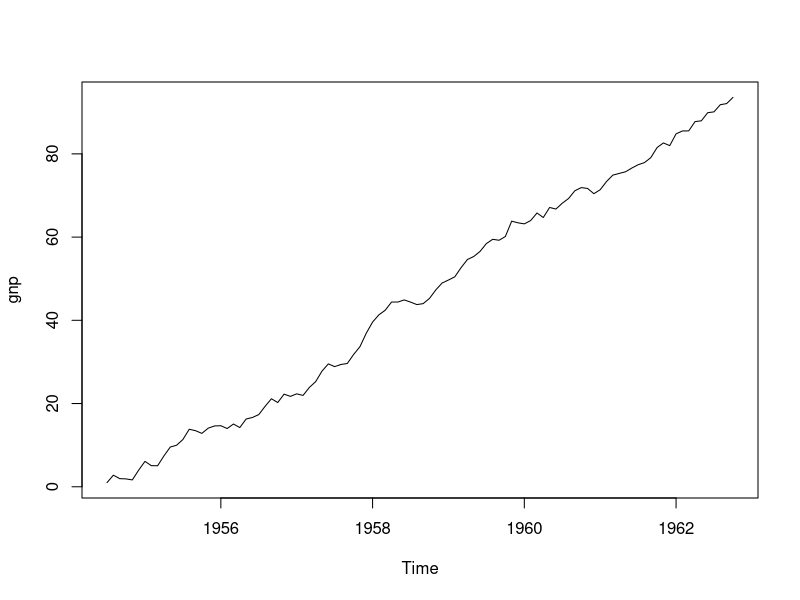
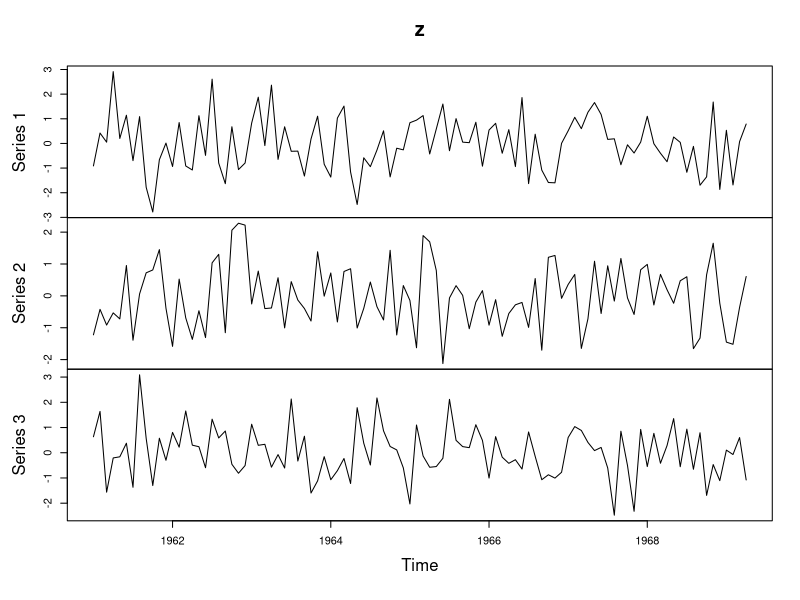
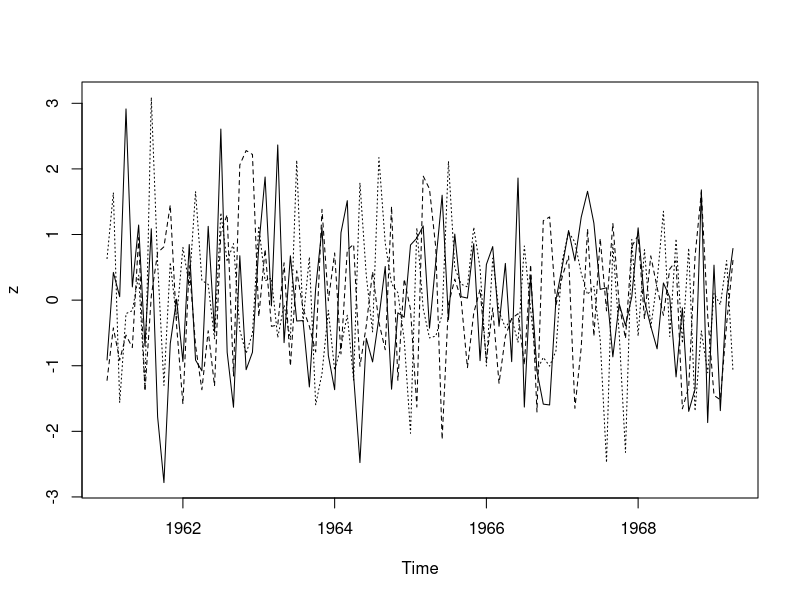
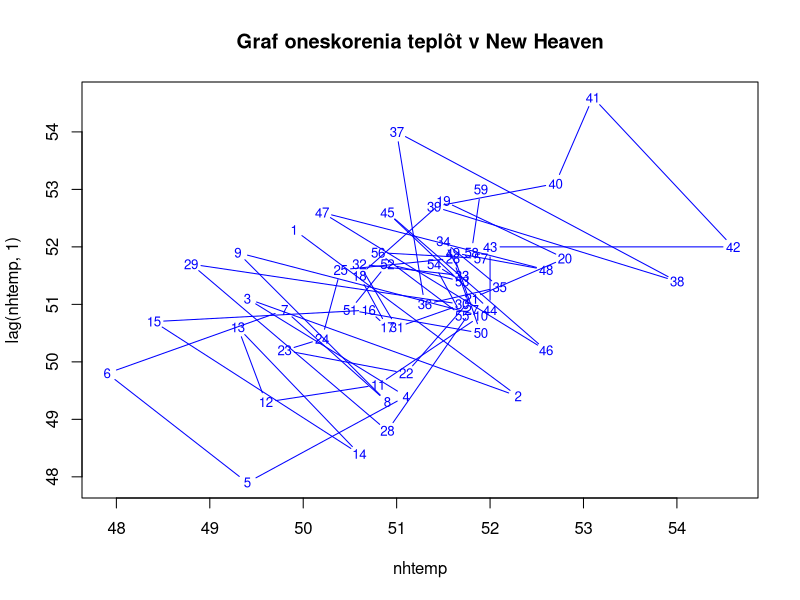

Generate these figures, in order, with R:
require(graphics)

ts(1:10, frequency = 4, start = c(1959, 2)) # 2nd Quarter of 1959
print( ts(1:10, frequency = 7, start = c(12, 2)), calendar = TRUE)
# print.ts(.)
## Nastavenie júl 1954 ako počiatočného dátumu:
gnp <- ts(cumsum(1 + round(rnorm(100), 2)),
          start = c(1954, 7), frequency = 12)
# plot.ts # pre graf časových radov 
plot(gnp) 

## Viacrozmerné matice (Multivariate matrix)
z <- ts(matrix(rnorm(300), 100, 3), start = c(1961, 1), frequency = 12)
class(z)
head(z) # "matica"
plot(z)
plot(z, plot.type = "single", lty = 1:3)

## Vykreslenie časových radov
plot(nhtemp, lag(nhtemp, 1), cex = .8, col = "blue",
     main = "Graf oneskorenia teplôt v New Heaven")
